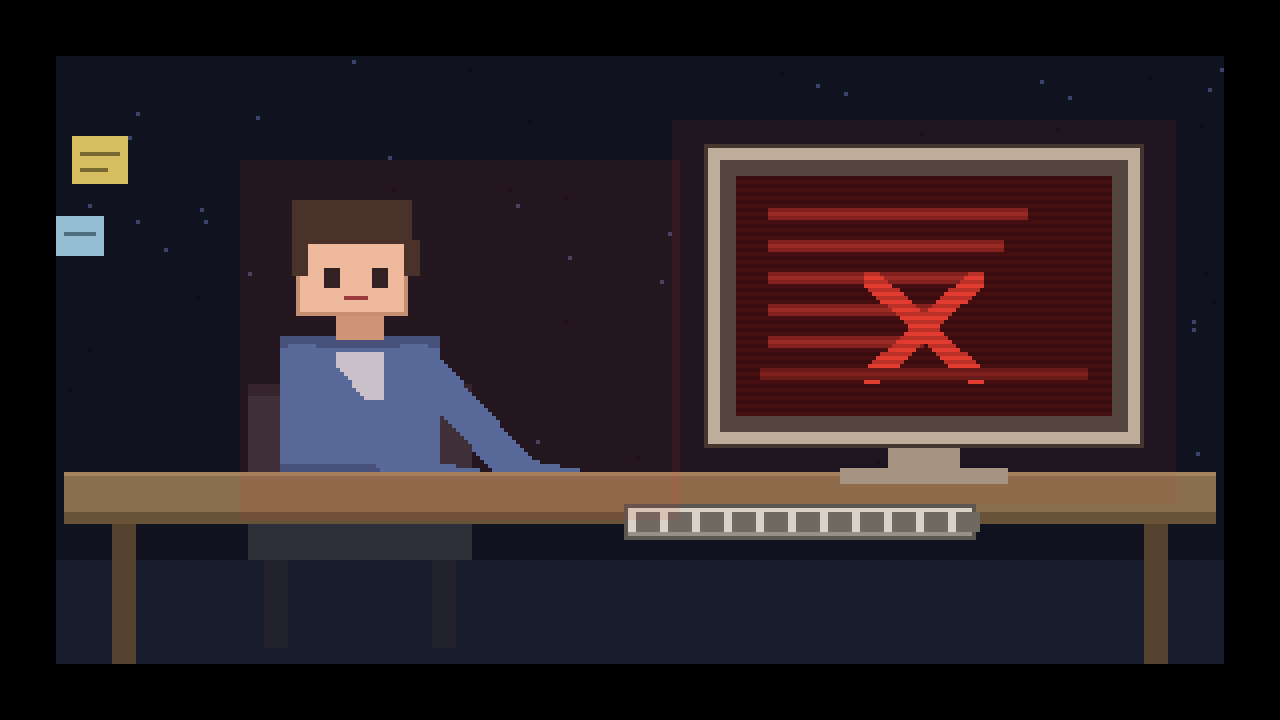
#> input picture 像素小人好耶动画/frame_010.png, 1280 x 720 px
$ python analyze.py frame_010.png
#> lines starting #> are read from the running program, lines starting #| are printed output that depends on the picture
"""把图片拆成可读的字符网格，用于在无视觉输入的情况下判断构图。"""
import sys
from PIL import Image
import numpy as np

path = sys.argv[1] if len(sys.argv) > 1 else r"C:/Users/24426/Downloads/像素小人坐在电脑前.png"
im = Image.open(path).convert("RGB")
#> im is the input picture: PIL image 1280x720 RGB; mean R, G, B 43.3, 33, 37.4
print("size:", im.size, "mode:", im.mode)
#| size: (1280, 720) mode: RGB

a = np.asarray(im).astype(int)
print("unique-ish colors (quantized):")
q = (a // 32 * 32)
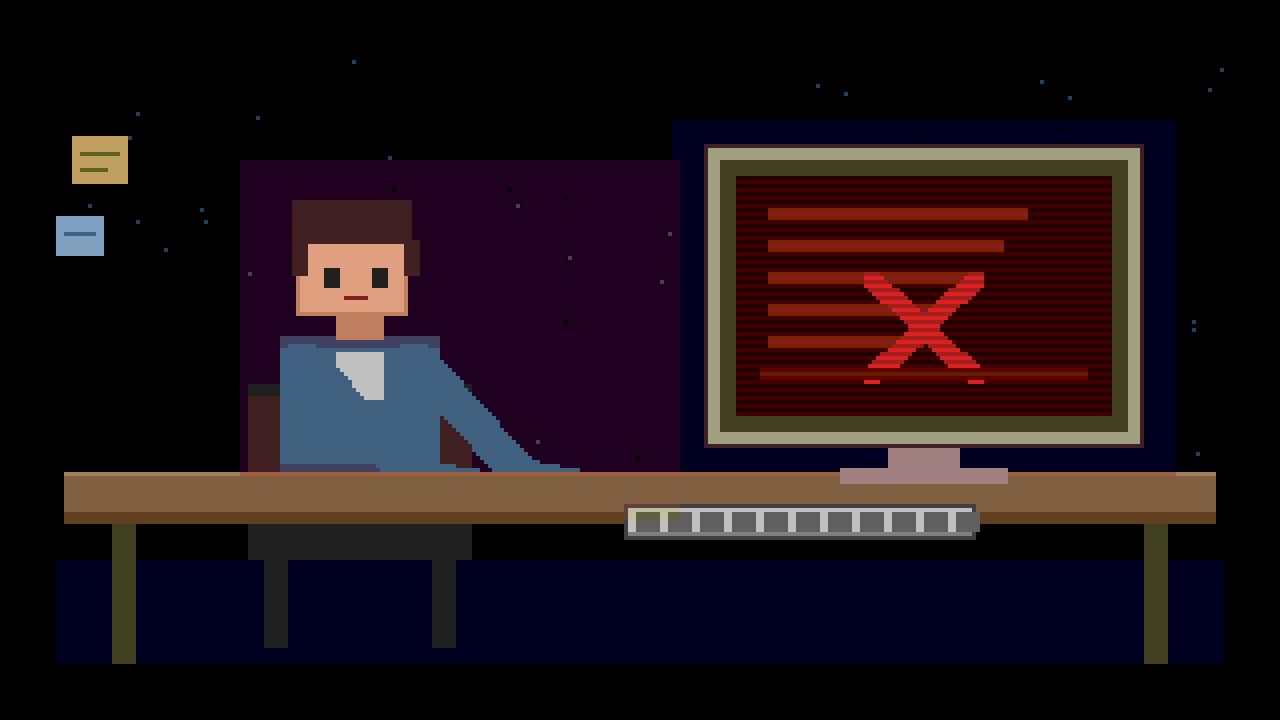
#> q: shape (720, 1280, 3) int64; mean R, G, B 30.3, 18.6, 23.9
flat = q.reshape(-1, 3)
# 统计
from collections import Counter
c = Counter(map(tuple, flat))
#> c = 35 items
for col, n in c.most_common(12):
    print("   ", col, n)
#> this loop made 12 passes
#> (col, n) on passes 1 to 12: ((0, 0, 0), 407792), ((0, 0, 32), 151248), ((32, 0, 32), 91648), ((64, 0, 0), 37392), ((128, 96, 64), 37312), ((32, 0, 0), 32528), ((64, 64, 32), 27456), ((64, 96, 128), 22448), ((160, 160, 128), 16896), ((64, 32, 32), 15808), ((32, 32, 32), 13360), ((96, 64, 32), 9552)
#|     (0, 0, 0) 407792
#|     (0, 0, 32) 151248
#|     (32, 0, 32) 91648
#|     (64, 0, 0) 37392
#|     (128, 96, 64) 37312
#|     (32, 0, 0) 32528
#|     (64, 64, 32) 27456
#|     (64, 96, 128) 22448
#> (further printed lines are left out)

# ---- 亮度 ASCII ----
W = 96
h = max(1, int(W * im.size[1] / im.size[0] * 0.5))
#> h = 27
small = im.resize((W, h), Image.LANCZOS)
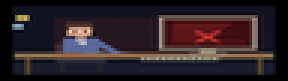
#> small: PIL image 96x27 RGB (shown 3 times larger); mean R, G, B 43.3, 33, 37.4
sa = np.asarray(small).astype(int)
lum = (0.299 * sa[:, :, 0] + 0.587 * sa[:, :, 1] + 0.114 * sa[:, :, 2])
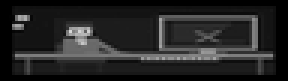
#> lum: shape (27, 96) float64 (shown 3 times larger); min 0, max 215.6, mean 36.6
chars = " .:-=+*#%@"
print("\n=== 亮度图 (ASCII) ===")
for row in lum:
    print("".join(chars[min(9, int(v / 256 * 10))] for v in row))
#> this loop made 27 passes

# ---- 颜色分类图 ----
def classify(p):
    r, g, b = p
    mx, mn = max(r, g, b), min(r, g, b)
    v = mx
    s = 0 if mx == 0 else (mx - mn) / mx
    if v < 45:
        return "K"          # 黑/深背景
    if s < 0.18:
        return "." if v < 100 else ("o" if v < 200 else "W")   # 灰阶
    if r > g + 40 and r > b + 40:
        return "R"          # 红
    if g > r + 30 and g > b + 20:
        return "N"          # 绿
    if b > r + 25 and b > g + 15:
        return "B"          # 蓝
    if r > 150 and g > 120 and b < 110:
        return "S"          # 肤色/橙黄
    if r > 130 and g > 130 and b < 100:
        return "Y"          # 黄
    if r > 110 and b > 110 and g < 110:
        return "P"          # 紫/品红
    if g > 120 and b > 120 and r < 130:
        return "C"          # 青
    return "?"

CW = 80
ch = max(1, int(CW * im.size[1] / im.size[0] * 0.5))
#> ch = 22
cs = np.asarray(im.resize((CW, ch), Image.NEAREST)).astype(int)
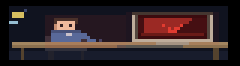
#> cs: shape (22, 80, 3) int64 (shown 3 times larger); mean R, G, B 47.5, 35, 38
print("\n=== 颜色分类图 (K黑 .暗 o灰 W白 R红 N绿 B蓝 S肤 Y黄 P紫 C青) ===")
for row in cs:
    print("".join(classify(p) for p in row))
#> this loop made 22 passes
#| KKKKKKKKKKKKKKKKKKKKKKKKKKKKKKKKKKKKKKKKKKKKKKKKKKKKKKKKKKKKKKKKKKKKKKKKKKKKKKKK
#| KKKKKKKKKKKKKKKKKKKKKKKKKKKKKKKKKKKKKKKKKKKKKKKKKKKKKKKKKKKKKKKKKKKKKKKKKKKKKKKK
#| KKKKKKKKKKKKKKKKKKKKKKKKKKKKKKKKKKKKKKKKKKKKKKKKKKKKKKKKKKKKKKKKKKKKKKKKKKKKKKKK
#| KKKKKKKKBKKKKKKKKKKKKKKKKKKKKKKKKKKKKKKKKKKKKKKKKKKKKKKKKKKKKKKKKKKKKKKKKKKKKKKK
#| KKKKSSSSKKKKKKKKKKKKKKKKKKKKKKKKKKKKKKKKKKKK???????????????????????????KKKKKKKKK
#| KKKKSSSSKKKKKKKKKKKKKKKKKKKKKKKKKKKKKKKKKKKK??RRRRRRRRRRRRRRRRRRRRRRR??KKKKKKKKK
#| KKKKKKKKKKKKKKKKKK????????KKKKKKKKKKKKKKKKKK??RRRRRRRRRRRRRRRRRRRRRRR??KKKKKKKKK
#| KKKBBBKKKKKKKKKKKK?RRRRRR?KKKKKKKKKKKKKKKKKK??RRRRRRRRRRRRRRRRRRRRRRR??KKKKKKKKK
#> (further printed lines are left out)

$ run again, on 像素小人好耶动画/frame_100.png
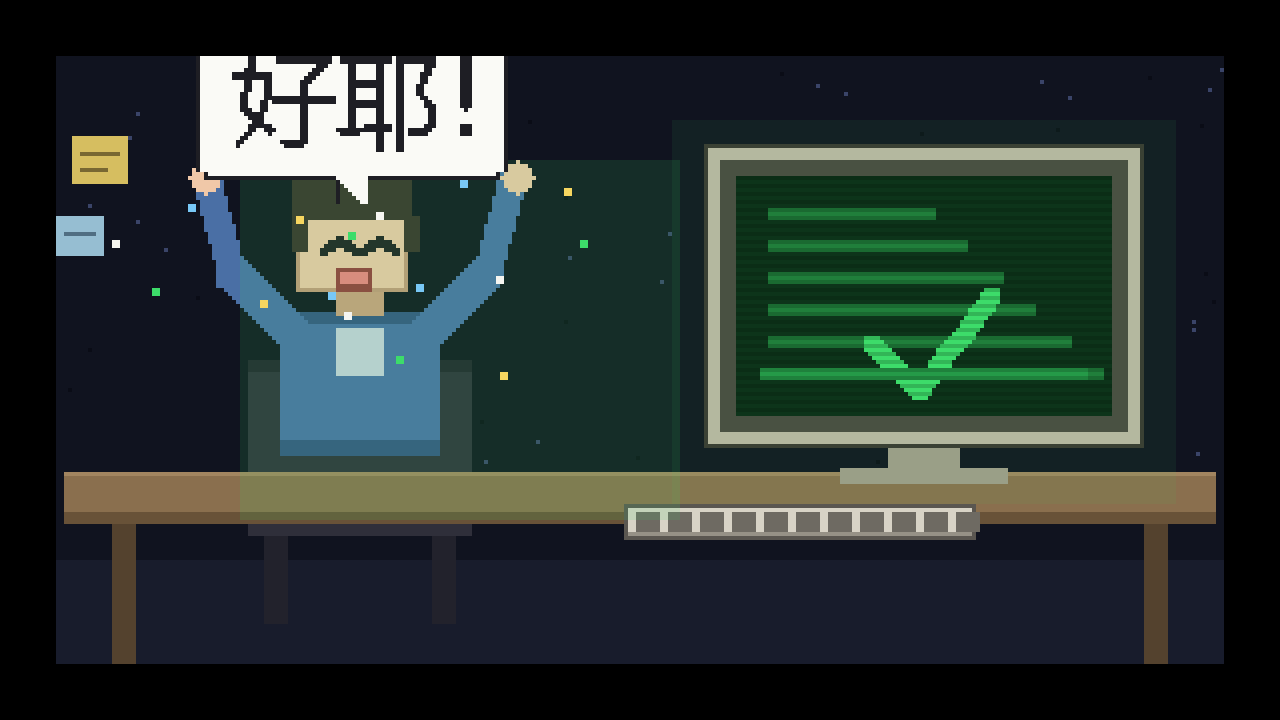
#> input picture 像素小人好耶动画/frame_100.png, 1280 x 720 px
#> im is the input picture: PIL image 1280x720 RGB; mean R, G, B 40.7, 50.7, 48
#| size: (1280, 720) mode: RGB
#> `q = (a // 32 * 32)`:
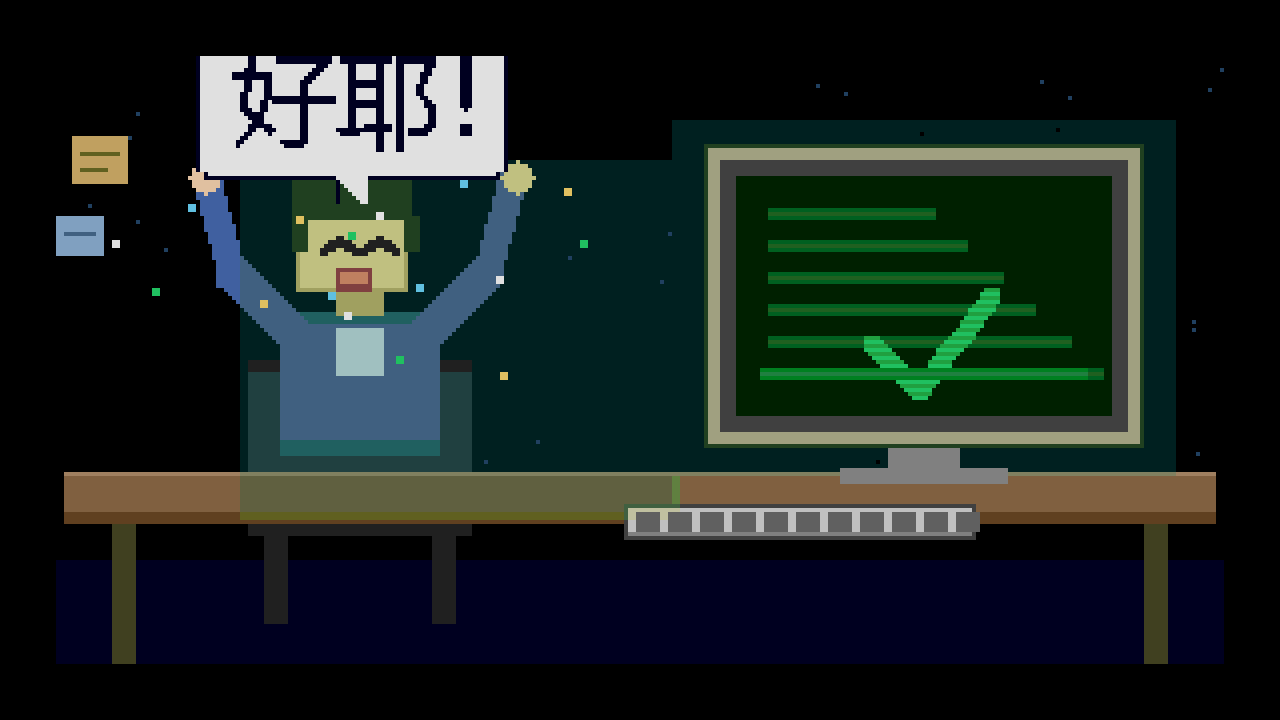
#> q: shape (720, 1280, 3) int64; mean R, G, B 26.7, 36.3, 33.8
#> c = 43 items
#> the loop `for col, n in c.most_common(12):` made 12 passes
#> (col, n) on passes 1 to 8: ((0, 0, 0), 375248), ((0, 0, 32), 123648), ((0, 32, 32), 115216), ((0, 32, 0), 69552), ((224, 224, 224), 29104), ((64, 96, 128), 24160), ((64, 64, 64), 23424), ((128, 96, 64), 21920)
#> (printed output is left out)
#> the loop `for row in lum:` made 27 passes
#> `cs = np.asarray(im.resize((CW, ch), Image.NEAREST)).astype(int)`:
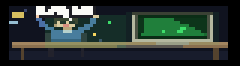
#> cs: shape (22, 80, 3) int64 (shown 3 times larger); mean R, G, B 42.1, 53.5, 48.3
#> the loop `for row in cs:` made 22 passes
#> (printed output is left out)
